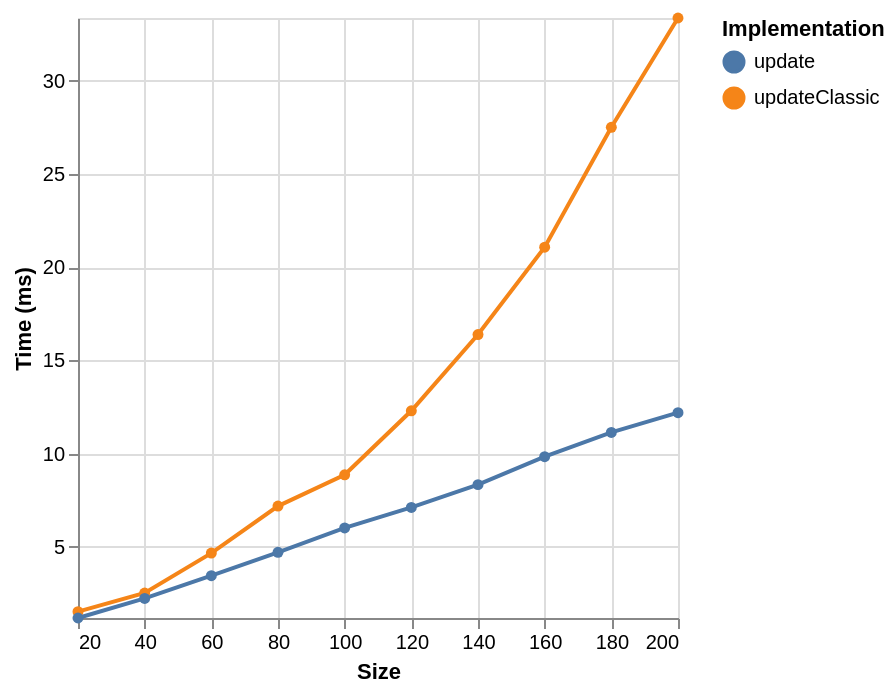

Vega-Lite specification for this chart:
### Vega specification from a JSON file in a GitHub repository (floating-point values rounded to 4 significant figures)
{"$schema": "https://vega.github.io/schema/vega/v6.json", "background": "white", "padding": 5, "width": 300, "height": 300, "style": "cell", "data": [{"name": "source_0", "values": [{"ms": 1.53, "series": "updateClassic", "size": 20}, {"ms": 2.53, "series": "updateClassic", "size": 40}, {"ms": 4.67, "series": "updateClassic", "size": 60}, {"ms": 7.19, "series": "updateClassic", "size": 80}, {"ms": 8.87, "series": "updateClassic", "size": 100}, {"ms": 12.3, "series": "updateClassic", "size": 120}, {"ms": 16.39, "series": "updateClassic", "size": 140}, {"ms": 21.07, "series": "updateClassic", "size": 160}, {"ms": 27.5, "series": "updateClassic", "size": 180}, {"ms": 33.36, "series": "updateClassic", "size": 200}, {"ms": 1.19, "series": "update", "size": 20}, {"ms": 2.24, "series": "update", "size": 40}, {"ms": 3.46, "series": "update", "size": 60}, {"ms": 4.71, "series": "update", "size": 80}, {"ms": 6.02, "series": "update", "size": 100}, {"ms": 7.12, "series": "update", "size": 120}, {"ms": 8.34, "series": "update", "size": 140}, {"ms": 9.84, "series": "update", "size": 160}, {"ms": 11.14, "series": "update", "size": 180}, {"ms": 12.2, "series": "update", "size": 200}]}, {"name": "data_0", "source": "source_0", "transform": [{"type": "formula", "expr": "toNumber(datum[\"size\"])", "as": "size"}]}, {"name": "data_1", "source": "data_0", "transform": [{"type": "filter", "expr": "isValid(datum[\"size\"]) && isFinite(+datum[\"size\"]) && isValid(datum[\"ms\"]) && isFinite(+datum[\"ms\"])"}]}], "marks": [{"name": "layer_0_pathgroup", "type": "group", "from": {"facet": {"name": "faceted_path_layer_0_main", "data": "data_0", "groupby": ["series"]}}, "encode": {"update": {"width": {"field": {"group": "width"}}, "height": {"field": {"group": "height"}}}}, "marks": [{"name": "layer_0_marks", "type": "line", "style": ["line"], "sort": {"field": "x"}, "from": {"data": "faceted_path_layer_0_main"}, "encode": {"update": {"stroke": {"scale": "color", "field": "series"}, "description": {"signal": "\"Size: \" + (format(datum[\"size\"], \"\")) + \"; Time (ms): \" + (format(datum[\"ms\"], \"\")) + \"; series: \" + (isValid(datum[\"series\"]) ? isArray(datum[\"series\"]) ? join(datum[\"series\"], ' ') : datum[\"series\"] : \"\"+datum[\"series\"])"}, "x": {"scale": "x", "field": "size"}, "y": {"scale": "y", "field": "ms"}, "defined": {"signal": "isValid(datum[\"size\"]) && isFinite(+datum[\"size\"]) && isValid(datum[\"ms\"]) && isFinite(+datum[\"ms\"])"}}}}]}, {"name": "layer_1_marks", "type": "symbol", "style": ["point"], "from": {"data": "data_1"}, "encode": {"update": {"opacity": {"value": 1}, "fill": {"scale": "color", "field": "series"}, "ariaRoleDescription": {"value": "point"}, "description": {"signal": "\"Size: \" + (format(datum[\"size\"], \"\")) + \"; Time (ms): \" + (format(datum[\"ms\"], \"\")) + \"; series: \" + (isValid(datum[\"series\"]) ? isArray(datum[\"series\"]) ? join(datum[\"series\"], ' ') : datum[\"series\"] : \"\"+datum[\"series\"])"}, "x": {"scale": "x", "field": "size"}, "y": {"scale": "y", "field": "ms"}}}}], "scales": [{"name": "x", "type": "linear", "domain": [20, 200], "range": [0, {"signal": "width"}], "zero": false}, {"name": "y", "type": "linear", "domain": [1.19, 33.36], "range": [{"signal": "height"}, 0], "zero": false}, {"name": "color", "type": "ordinal", "domain": {"fields": [{"data": "data_0", "field": "series"}, {"data": "data_1", "field": "series"}], "sort": true}, "range": "category"}], "axes": [{"scale": "x", "orient": "bottom", "tickCount": 10, "values": [20, 40, 60, 80, 100, 120, 140, 160, 180, 200], "gridScale": "y", "grid": true, "domain": false, "labels": false, "aria": false, "maxExtent": 0, "minExtent": 0, "ticks": false, "zindex": 0}, {"scale": "y", "orient": "left", "tickCount": 10, "gridScale": "x", "grid": true, "domain": false, "labels": false, "aria": false, "maxExtent": 0, "minExtent": 0, "ticks": false, "zindex": 0}, {"scale": "x", "orient": "bottom", "grid": false, "title": "Size", "tickCount": 10, "values": [20, 40, 60, 80, 100, 120, 140, 160, 180, 200], "labelFlush": true, "labelOverlap": true, "zindex": 0}, {"scale": "y", "orient": "left", "grid": false, "title": "Time (ms)", "tickCount": 10, "labelOverlap": true, "zindex": 0}], "legends": [{"orient": "right", "symbolLimit": 30, "title": "Implementation", "stroke": "color", "symbolType": "circle", "fill": "color", "encode": {"symbols": {"update": {"opacity": {"value": 1}}}}}]}
